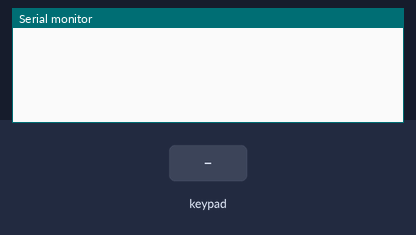
This sketch was run on a simulated Arduino Uno, built with avr-gcc and run on an emulated ATmega328P. Parts: the last lines printed to the serial monitor. The test bench sets the inputs (shaded band).

Above: at 1.2 s.
1.3 s: key '1' pressed
At 2.1 s:
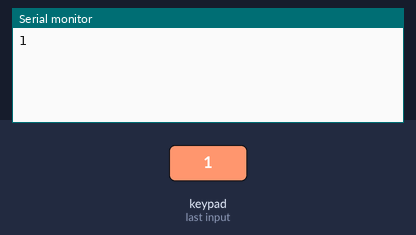
2.8 s: keypad keys 1 2 # pressed 0.4 s apart
At 4.9 s:
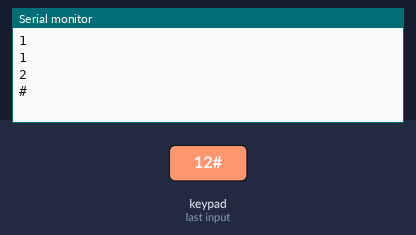
5.5 s: key '*' pressed
At 6.7 s:
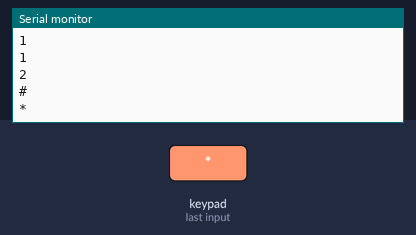
7.0 s: keypad keys 2 5 pressed 0.4 s apart
At 8.0 s:
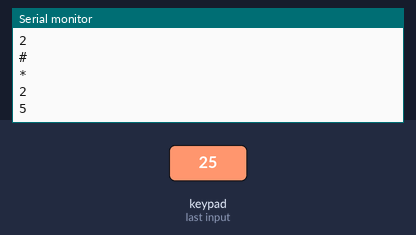
Timing chart, 0 to 10.0 s (numbered marks = the images above; inputs shaded):
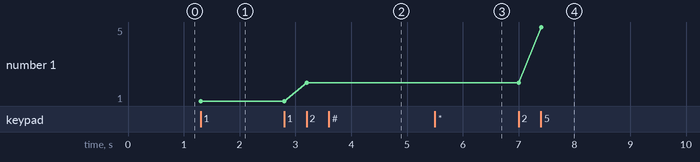

The sketch:

keypad.ino
```cpp
/*
  Matrix Keypad Demo
  keypad-demo.ino
  Demonstrates use of 4x4 matrix membrane keypad with Arduino
  Results on serial monitor

  DroneBot Workshop 2020
  https://dronebotworkshop.com
*/

// Include the Keypad library
#include <Keypad.h>

// Constants for row and column sizes
const byte ROWS = 4;
const byte COLS = 3;

// Array to represent keys on keypad
char hexaKeys[ROWS][COLS] = {
  {'1', '2', '3'},
  {'4', '5', '6'},
  {'7', '8', '9'},
  {'*', '0', '#'}
};

// Connections to Arduino
byte rowPins[ROWS] = {A0, A1, A2, A3};
byte colPins[COLS] = {A4, A5, 13};

// Create keypad object
Keypad customKeypad = Keypad(makeKeymap(hexaKeys), rowPins, colPins, ROWS, COLS);

void setup() {
  // Setup serial monitor
  Serial.begin(9600);
}

void loop() {
  // Get key value if pressed
  char customKey = customKeypad.getKey();

  if (customKey) {
    // Print key value to serial monitor
    Serial.println(customKey);
  }
}
```

Measured:
- after the input at 1.3 s, the serial monitor: prints a new line at once (image 1)
- after the input at 2.8 s, the serial monitor: prints a new line after 0.41 s (image 2)
- after the input at 5.5 s, the serial monitor: prints a new line at once (image 3)
- after the input at 7.0 s, the serial monitor: prints a new line at once (image 4)
- plotted number 1: 1 → 2 after the input at 2.8 s, 2 → 5 after the input at 7.0 s
